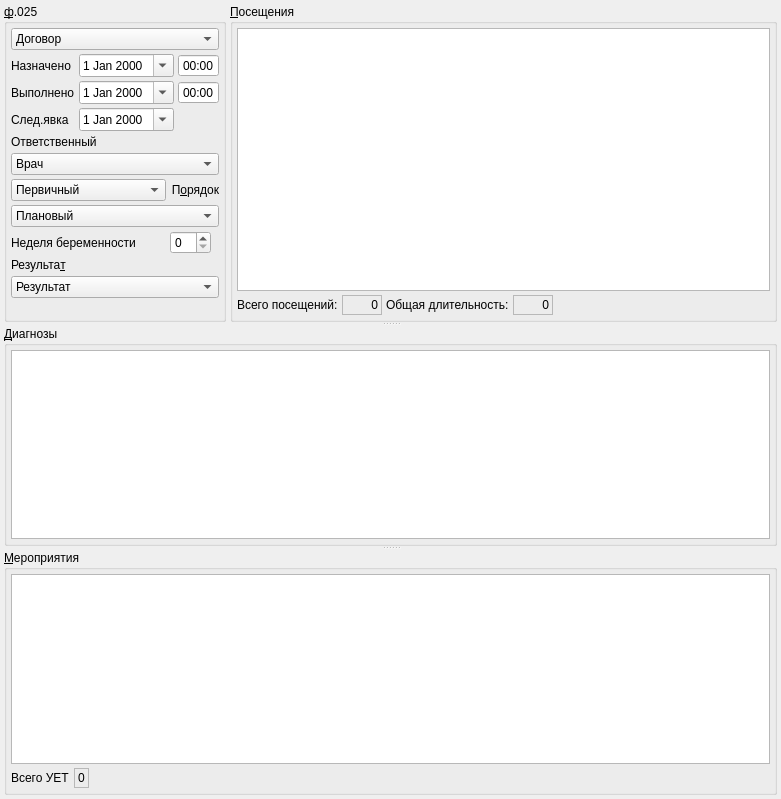
       <widget class="QWidget" name="tabToken">
        <attribute name="title">
         <string>Стат.&amp;талон</string>
        </attribute>
        <layout class="QVBoxLayout" name="verticalLayout">
         <property name="spacing">
          <number>4</number>
         </property>
         <property name="margin">
          <number>4</number>
         </property>
         <item>
          <widget class="QSplitter" name="splitter">
           <property name="orientation">
            <enum>Qt::Vertical</enum>
           </property>
           <property name="childrenCollapsible">
            <bool>false</bool>
           </property>
           <widget class="QFrame" name="frame">
            <property name="frameShape">
             <enum>QFrame::NoFrame</enum>
            </property>
            <property name="frameShadow">
             <enum>QFrame::Raised</enum>
            </property>
            <layout class="QHBoxLayout" name="horizontalLayout">
             <property name="spacing">
              <number>4</number>
             </property>
             <property name="margin">
              <number>0</number>
             </property>
             <item>
              <widget class="QGroupBox" name="grpBase">
               <property name="sizePolicy">
                <sizepolicy hsizetype="Preferred" vsizetype="Preferred">
                 <horstretch>0</horstretch>
                 <verstretch>0</verstretch>
                </sizepolicy>
               </property>
               <property name="title">
                <string>&amp;ф.025</string>
               </property>
               <layout class="QGridLayout" name="gridLayout_4">
                <property name="margin">
                 <number>4</number>
                </property>
                <property name="spacing">
                 <number>4</number>
                </property>
                <item row="0" column="0" colspan="3">
                 <widget class="CContractComboBox" name="cmbContract">
                  <property name="sizePolicy">
                   <sizepolicy hsizetype="Preferred" vsizetype="Fixed">
                    <horstretch>0</horstretch>
                    <verstretch>0</verstretch>
                   </sizepolicy>
                  </property>
                  <property name="whatsThis">
                   <string>номер, дата и основание договора в рамках которого производится осмотр</string>
                  </property>
                  <item>
                   <property name="text">
                    <string>Договор</string>
                   </property>
                  </item>
                 </widget>
                </item>
                <item row="1" column="0">
                 <widget class="QLabel" name="lblBegDate">
                  <property name="sizePolicy">
                   <sizepolicy hsizetype="Preferred" vsizetype="Preferred">
                    <horstretch>0</horstretch>
                    <verstretch>0</verstretch>
                   </sizepolicy>
                  </property>
                  <property name="text">
                   <string>Назначено</string>
                  </property>
                  <property name="buddy">
                   <cstring>edtBegDate</cstring>
                  </property>
                 </widget>
                </item>
                <item row="1" column="1" colspan="2">
                 <widget class="QFrame" name="frmBegDateTime">
                  <property name="sizePolicy">
                   <sizepolicy hsizetype="Maximum" vsizetype="Preferred">
                    <horstretch>0</horstretch>
                    <verstretch>0</verstretch>
                   </sizepolicy>
                  </property>
                  <property name="frameShape">
                   <enum>QFrame::NoFrame</enum>
                  </property>
                  <property name="frameShadow">
                   <enum>QFrame::Plain</enum>
                  </property>
                  <property name="lineWidth">
                   <number>0</number>
                  </property>
                  <layout class="QHBoxLayout" name="horizontalLayout_3">
                   <property name="spacing">
                    <number>4</number>
                   </property>
                   <property name="margin">
                    <number>0</number>
                   </property>
                   <item>
                    <widget class="CDateEdit" name="edtBegDate">
                     <property name="sizePolicy">
                      <sizepolicy hsizetype="Maximum" vsizetype="Fixed">
                       <horstretch>0</horstretch>
                       <verstretch>0</verstretch>
                      </sizepolicy>
                     </property>
                     <property name="whatsThis">
                      <string>дата начала осмотра</string>
                     </property>
                     <property name="calendarPopup">
                      <bool>true</bool>
                     </property>
                    </widget>
                   </item>
                   <item>
                    <widget class="QTimeEdit" name="edtBegTime">
                     <property name="sizePolicy">
                      <sizepolicy hsizetype="Maximum" vsizetype="Fixed">
                       <horstretch>0</horstretch>
                       <verstretch>0</verstretch>
                      </sizepolicy>
                     </property>
                     <property name="buttonSymbols">
                      <enum>QAbstractSpinBox::NoButtons</enum>
                     </property>
                     <property name="displayFormat">
                      <string>HH:mm</string>
                     </property>
                    </widget>
                   </item>
                  </layout>
                 </widget>
                </item>
                <item row="2" column="0">
                 <widget class="QLabel" name="lblEndDate">
                  <property name="sizePolicy">
                   <sizepolicy hsizetype="Preferred" vsizetype="Preferred">
                    <horstretch>0</horstretch>
                    <verstretch>0</verstretch>
                   </sizepolicy>
                  </property>
                  <property name="text">
                   <string>Выполнено</string>
                  </property>
                  <property name="buddy">
                   <cstring>edtEndDate</cstring>
                  </property>
                 </widget>
                </item>
                <item row="2" column="1" colspan="2">
                 <widget class="QFrame" name="frmEndDateTime">
                  <property name="sizePolicy">
                   <sizepolicy hsizetype="Maximum" vsizetype="Preferred">
                    <horstretch>0</horstretch>
                    <verstretch>0</verstretch>
                   </sizepolicy>
                  </property>
                  <property name="frameShape">
                   <enum>QFrame::NoFrame</enum>
                  </property>
                  <property name="frameShadow">
                   <enum>QFrame::Plain</enum>
                  </property>
                  <property name="lineWidth">
                   <number>0</number>
                  </property>
                  <layout class="QHBoxLayout" name="horizontalLayout_4">
                   <property name="spacing">
                    <number>4</number>
                   </property>
                   <property name="margin">
                    <number>0</number>
                   </property>
                   <item>
                    <widget class="CDateEdit" name="edtEndDate">
                     <property name="sizePolicy">
                      <sizepolicy hsizetype="Maximum" vsizetype="Fixed">
                       <horstretch>0</horstretch>
                       <verstretch>0</verstretch>
                      </sizepolicy>
                     </property>
                     <property name="whatsThis">
                      <string>дата окончания осмотра</string>
                     </property>
                     <property name="calendarPopup">
                      <bool>true</bool>
                     </property>
                    </widget>
                   </item>
                   <item>
                    <widget class="QTimeEdit" name="edtEndTime">
                     <property name="sizePolicy">
                      <sizepolicy hsizetype="Maximum" vsizetype="Fixed">
                       <horstretch>0</horstretch>
                       <verstretch>0</verstretch>
                      </sizepolicy>
                     </property>
                     <property name="buttonSymbols">
                      <enum>QAbstractSpinBox::NoButtons</enum>
                     </property>
                     <property name="displayFormat">
                      <string>HH:mm</string>
                     </property>
                    </widget>
                   </item>
                  </layout>
                 </widget>
                </item>
                <item row="3" column="0">
                 <widget class="QLabel" name="lblNextDate">
                  <property name="sizePolicy">
                   <sizepolicy hsizetype="Preferred" vsizetype="Preferred">
                    <horstretch>0</horstretch>
                    <verstretch>0</verstretch>
                   </sizepolicy>
                  </property>
                  <property name="text">
                   <string>След.явка</string>
                  </property>
                  <property name="buddy">
                   <cstring>edtNextDate</cstring>
                  </property>
                 </widget>
                </item>
                <item row="3" column="1" colspan="2">
                 <widget class="QFrame" name="frmNextDateTime">
                  <property name="sizePolicy">
                   <sizepolicy hsizetype="Maximum" vsizetype="Preferred">
                    <horstretch>0</horstretch>
                    <verstretch>0</verstretch>
                   </sizepolicy>
                  </property>
                  <property name="frameShape">
                   <enum>QFrame::NoFrame</enum>
                  </property>
                  <property name="frameShadow">
                   <enum>QFrame::Plain</enum>
                  </property>
                  <property name="lineWidth">
                   <number>0</number>
                  </property>
                  <layout class="QHBoxLayout" name="horizontalLayout_5">
                   <property name="spacing">
                    <number>4</number>
                   </property>
                   <property name="margin">
                    <number>0</number>
                   </property>
                   <item>
                    <widget class="CDateEdit" name="edtNextDate">
                     <property name="calendarPopup">
                      <bool>true</bool>
                     </property>
                    </widget>
                   </item>
                  </layout>
                 </widget>
                </item>
                <item row="4" column="0" colspan="3">
                 <widget class="QLabel" name="lblPerson">
                  <property name="sizePolicy">
                   <sizepolicy hsizetype="Preferred" vsizetype="Preferred">
                    <horstretch>0</horstretch>
                    <verstretch>0</verstretch>
                   </sizepolicy>
                  </property>
                  <property name="text">
                   <string>Ответственный</string>
                  </property>
                  <property name="buddy">
                   <cstring>cmbPerson</cstring>
                  </property>
                 </widget>
                </item>
                <item row="5" column="0" colspan="3">
                 <widget class="CPersonComboBoxEx" name="cmbPerson">
                  <property name="sizePolicy">
                   <sizepolicy hsizetype="Preferred" vsizetype="Fixed">
                    <horstretch>0</horstretch>
                    <verstretch>0</verstretch>
                   </sizepolicy>
                  </property>
                  <property name="whatsThis">
                   <string>врач отвечающий за осмотр (терапевт)</string>
                  </property>
                  <item>
                   <property name="text">
                    <string>Врач</string>
                   </property>
                  </item>
                 </widget>
                </item>
                <item row="8" column="0" colspan="3">
                 <widget class="CROComboBox" name="cmbOrder">
                  <property name="sizePolicy">
                   <sizepolicy hsizetype="Preferred" vsizetype="Fixed">
                    <horstretch>0</horstretch>
                    <verstretch>0</verstretch>
                   </sizepolicy>
                  </property>
                  <item>
                   <property name="text">
                    <string>Плановый</string>
                   </property>
                  </item>
                  <item>
                   <property name="text">
                    <string>Экстренный</string>
                   </property>
                  </item>
                  <item>
                   <property name="text">
                    <string>Самотёком</string>
                   </property>
                  </item>
                  <item>
                   <property name="text">
                    <string>Принудительный</string>
                   </property>
                  </item>
                  <item>
                   <property name="text">
                    <string>Внутренний перевод</string>
                   </property>
                  </item>
                  <item>
                   <property name="text">
                    <string>Неотложная</string>
                   </property>
                  </item>
                 </widget>
                </item>
                <item row="12" column="0" colspan="3">
                 <spacer>
                  <property name="orientation">
                   <enum>Qt::Vertical</enum>
                  </property>
                  <property name="sizeHint" stdset="0">
                   <size>
                    <width>16</width>
                    <height>20</height>
                   </size>
                  </property>
                 </spacer>
                </item>
                <item row="9" column="0" colspan="2">
                 <widget class="QLabel" name="lblPregnancyWeek">
                  <property name="sizePolicy">
                   <sizepolicy hsizetype="Maximum" vsizetype="Preferred">
                    <horstretch>0</horstretch>
                    <verstretch>0</verstretch>
                   </sizepolicy>
                  </property>
                  <property name="text">
                   <string>Неделя беременности</string>
                  </property>
                  <property name="buddy">
                   <cstring>edtPregnancyWeek</cstring>
                  </property>
                 </widget>
                </item>
                <item row="9" column="2">
                 <widget class="QSpinBox" name="edtPregnancyWeek">
                  <property name="sizePolicy">
                   <sizepolicy hsizetype="Maximum" vsizetype="Fixed">
                    <horstretch>0</horstretch>
                    <verstretch>0</verstretch>
                   </sizepolicy>
                  </property>
                  <property name="maximum">
                   <number>44</number>
                  </property>
                 </widget>
                </item>
                <item row="6" column="0" colspan="2">
                 <widget class="CROComboBox" name="cmbPrimary">
                  <item>
                   <property name="text">
                    <string>Первичный</string>
                   </property>
                  </item>
                  <item>
                   <property name="text">
                    <string>Повторный</string>
                   </property>
                  </item>
                  <item>
                   <property name="text">
                    <string>Актив</string>
                   </property>
                  </item>
                 </widget>
                </item>
                <item row="6" column="2">
                 <widget class="QLabel" name="lblOrder">
                  <property name="sizePolicy">
                   <sizepolicy hsizetype="Preferred" vsizetype="Preferred">
                    <horstretch>0</horstretch>
                    <verstretch>0</verstretch>
                   </sizepolicy>
                  </property>
                  <property name="text">
                   <string>П&amp;орядок</string>
                  </property>
                  <property name="alignment">
                   <set>Qt::AlignRight|Qt::AlignTrailing|Qt::AlignVCenter</set>
                  </property>
                  <property name="buddy">
                   <cstring>cmbOrder</cstring>
                  </property>
                 </widget>
                </item>
                <item row="11" column="0" colspan="3">
                 <widget class="CRBComboBox" name="cmbResult">
                  <property name="whatsThis">
                   <string>результат осмотра</string>
                  </property>
                  <item>
                   <property name="text">
                    <string>Результат</string>
                   </property>
                  </item>
                 </widget>
                </item>
                <item row="10" column="0" colspan="3">
                 <widget class="QLabel" name="lblResult">
                  <property name="text">
                   <string>Результа&amp;т</string>
                  </property>
                  <property name="alignment">
                   <set>Qt::AlignLeading|Qt::AlignLeft|Qt::AlignVCenter</set>
                  </property>
                  <property name="buddy">
                   <cstring>cmbResult</cstring>
                  </property>
                 </widget>
                </item>
               </layout>
              </widget>
             </item>
             <item>
              <widget class="QGroupBox" name="groupBox">
               <property name="title">
                <string>&amp;Посещения</string>
               </property>
               <layout class="QGridLayout" name="gridLayout_3">
                <property name="margin">
                 <number>4</number>
                </property>
                <property name="spacing">
                 <number>4</number>
                </property>
                <item row="1" column="4">
                 <spacer>
                  <property name="orientation">
                   <enum>Qt::Horizontal</enum>
                  </property>
                  <property name="sizeHint" stdset="0">
                   <size>
                    <width>40</width>
                    <height>20</height>
                   </size>
                  </property>
                 </spacer>
                </item>
                <item row="0" column="0" colspan="5">
                 <widget class="CInDocTableView" name="tblVisits">
                  <property name="sizePolicy">
                   <sizepolicy hsizetype="Preferred" vsizetype="Expanding">
                    <horstretch>0</horstretch>
                    <verstretch>0</verstretch>
                   </sizepolicy>
                  </property>
                 </widget>
                </item>
                <item row="1" column="0">
                 <widget class="QLabel" name="lblVisitsCount">
                  <property name="text">
                   <string>Всего посещений:</string>
                  </property>
                 </widget>
                </item>
                <item row="1" column="1">
                 <widget class="QLabel" name="lblVisitsCountValue">
                  <property name="sizePolicy">
                   <sizepolicy hsizetype="Preferred" vsizetype="Preferred">
                    <horstretch>0</horstretch>
                    <verstretch>0</verstretch>
                   </sizepolicy>
                  </property>
                  <property name="minimumSize">
                   <size>
                    <width>40</width>
                    <height>0</height>
                   </size>
                  </property>
                  <property name="frameShape">
                   <enum>QFrame::StyledPanel</enum>
                  </property>
                  <property name="frameShadow">
                   <enum>QFrame::Sunken</enum>
                  </property>
                  <property name="text">
                   <string>0</string>
                  </property>
                  <property name="alignment">
                   <set>Qt::AlignRight|Qt::AlignTrailing|Qt::AlignVCenter</set>
                  </property>
                 </widget>
                </item>
                <item row="1" column="2">
                 <widget class="QLabel" name="lblVisitsDuration">
                  <property name="text">
                   <string>Общая длительность:</string>
                  </property>
                 </widget>
                </item>
                <item row="1" column="3">
                 <widget class="QLabel" name="lblVisitsDurationValue">
                  <property name="minimumSize">
                   <size>
                    <width>40</width>
                    <height>0</height>
                   </size>
                  </property>
                  <property name="frameShape">
                   <enum>QFrame::StyledPanel</enum>
                  </property>
                  <property name="frameShadow">
                   <enum>QFrame::Sunken</enum>
                  </property>
                  <property name="text">
                   <string>0</string>
                  </property>
                  <property name="alignment">
                   <set>Qt::AlignRight|Qt::AlignTrailing|Qt::AlignVCenter</set>
                  </property>
                 </widget>
                </item>
               </layout>
              </widget>
             </item>
            </layout>
           </widget>
           <widget class="QGroupBox" name="grpInspections">
            <property name="title">
             <string>&amp;Диагнозы</string>
            </property>
            <layout class="QGridLayout" name="gridLayout_5">
             <property name="margin">
              <number>4</number>
             </property>
             <property name="spacing">
              <number>4</number>
             </property>
             <item row="0" column="0">
              <widget class="CF025DiagnosticsInDocTableView" name="tblInspections"/>
             </item>
            </layout>
           </widget>
           <widget class="QGroupBox" name="grpActions">
            <property name="title">
             <string>&amp;Мероприятия</string>
            </property>
            <layout class="QVBoxLayout" name="verticalLayout_3">
             <property name="spacing">
              <number>4</number>
             </property>
             <property name="margin">
              <number>4</number>
             </property>
             <item>
              <widget class="CInDocTableView" name="tblActions">
               <property name="sizePolicy">
                <sizepolicy hsizetype="Expanding" vsizetype="Expanding">
                 <horstretch>0</horstretch>
                 <verstretch>20</verstretch>
                </sizepolicy>
               </property>
              </widget>
             </item>
             <item>
              <widget class="QFrame" name="frmTotalUet">
               <property name="frameShape">
                <enum>QFrame::NoFrame</enum>
               </property>
               <property name="frameShadow">
                <enum>QFrame::Plain</enum>
               </property>
               <layout class="QHBoxLayout" name="horizontalLayout_2">
                <property name="spacing">
                 <number>4</number>
                </property>
                <property name="margin">
                 <number>0</number>
                </property>
                <item>
                 <widget class="QLabel" name="lblTotalUet">
                  <property name="text">
                   <string>Всего УЕТ</string>
                  </property>
                 </widget>
                </item>
                <item>
                 <widget class="QLabel" name="lblShowTotalUet">
                  <property name="frameShape">
                   <enum>QFrame::StyledPanel</enum>
                  </property>
                  <property name="frameShadow">
                   <enum>QFrame::Sunken</enum>
                  </property>
                  <property name="text">
                   <string>0</string>
                  </property>
                 </widget>
                </item>
                <item>
                 <spacer name="horizontalSpacer">
                  <property name="orientation">
                   <enum>Qt::Horizontal</enum>
                  </property>
                  <property name="sizeHint" stdset="0">
                   <size>
                    <width>681</width>
                    <height>20</height>
                   </size>
                  </property>
                 </spacer>
                </item>
               </layout>
              </widget>
             </item>
            </layout>
           </widget>
          </widget>
         </item>
        </layout>
       </widget>
